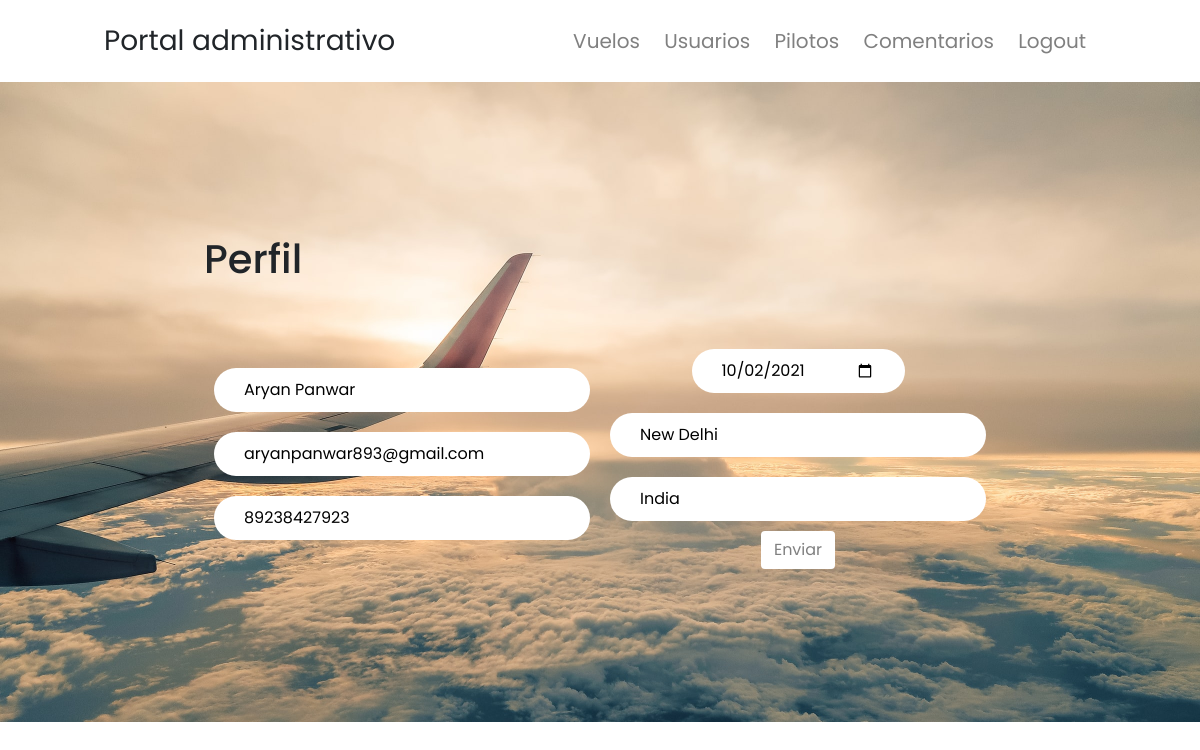
The page /admin/user/edit/1 on the database as committed earlier.
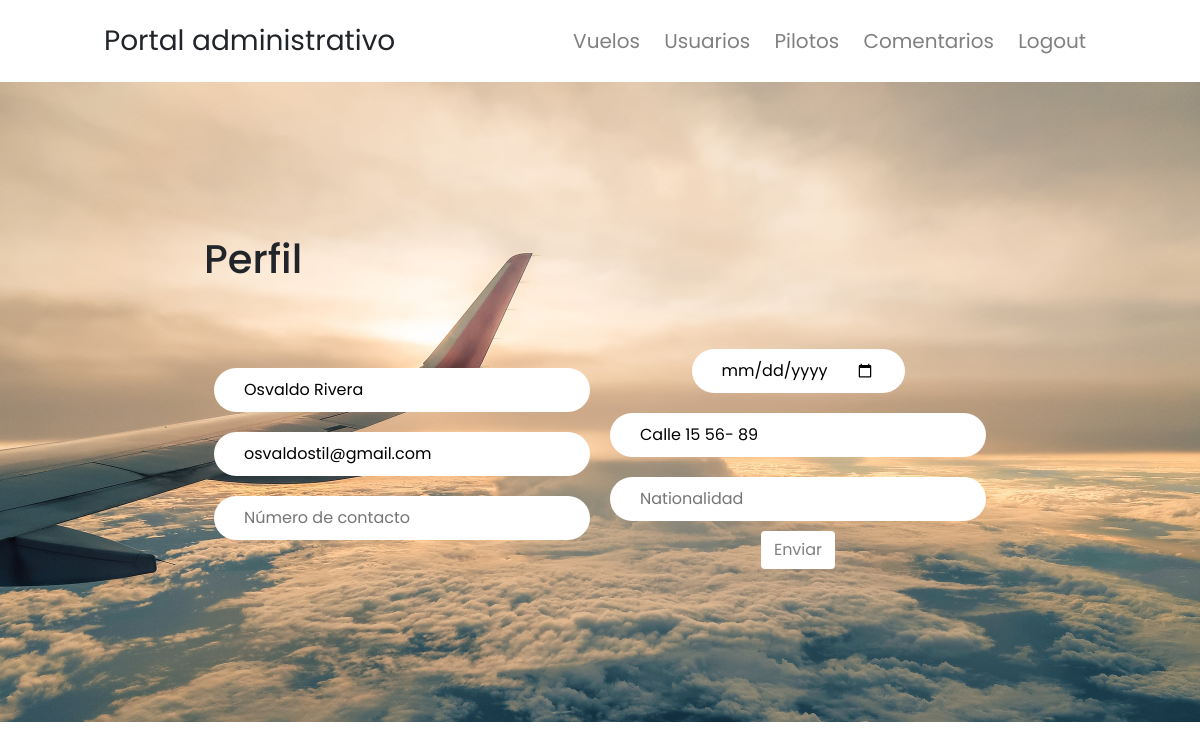
The same page on the database as committed later.
### website/models.py (models this page shows)
class User(db.Model, UserMixin):
    id = db.Column(db.Integer, primary_key=True)
    name = db.Column(db.String(100))
    email = db.Column(db.String(100))
    password = db.Column(db.String(100))
    role = db.Column(db.String(100))
    dob = db.Column(db.String(100))
    nationality = db.Column(db.String(100))
    contact_no = db.Column(db.String(100))
    address = db.Column(db.String(100))

### website/admin.py (the view, shortened to what this page needs)
@admin.route('/user/edit/<id>', methods=['GET', 'POST'])
def edit(id):
    user = User.query.filter_by(id=id).first()
    return render_template('dashboard.html', user=user, yes=True)

### website/templates/dashboard.html (shortened to what this page needs)
{% if yes == True %}
{% extends '/admin/base.html' %}
{% else %}
{% extends 'base.html' %}
{% endif %}
{% block body %}
<link rel="stylesheet" href="{{url_for('static', filename='intro.css')}}">
<link rel="stylesheet" href="{{url_for('static', filename='comments.css')}}">
<link rel="stylesheet" href="{{url_for('static', filename='features.css')}}">
<div class="joinus-banner">
    <div>
        <h1>Perfil</h1>
        <br><br>
        <form align='center' method="post">
            <div>
            <input type="text" name="name" value="{{user.name}}" placeholder="Nombre"><br>
            <input type="email" name="email" value="{{user.email}}"  placeholder="Correo electrónico" ><br>
            <input type="number" name="contact" value="{{user.contact_no}}"  placeholder="Número de contacto" >
        </div>
            <div>
            <input type="date" name="dob" value="{{user.dob}}"  placeholder="Fecha de nacimiento"><br>
            <input type="text" name="address" value="{{user.address}}" placeholder="Dirección"></input><br>
            <input type="text" name="nationality" value="{{user.nationality}}"  placeholder="Nationalidad"></input><br>
            <button class="btn" type="submit" style="color: gray; background-color: white;">Enviar</button>
        </div>
        </form>
    </div>
</div>
{% endblock %}

Rows that differ between the two databases and show on the page:
changed User: name "Aryan Panwar" → "Osvaldo Rivera"; email "aryanpanwar893@gmail.com" → "osvaldostil@gmail.com"; address "New Delhi" → "Calle 15 56- 89"; contact "89238427923" → (not shown); dob "10/02/2021" → (not shown); nationality "India" → (not shown)
